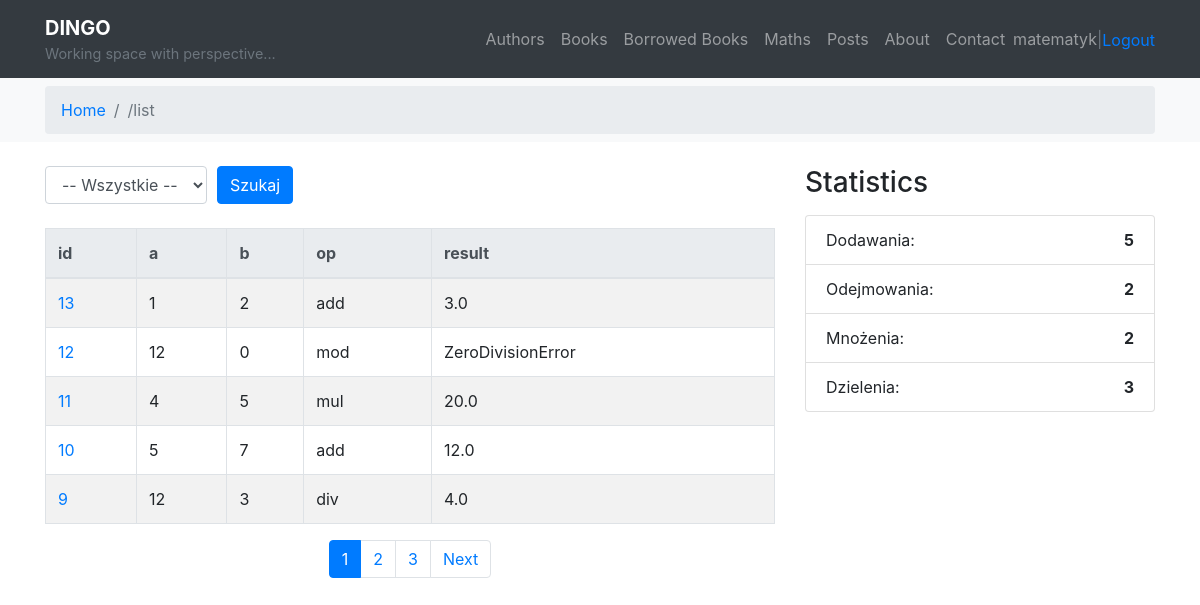
The page /maths/histories/ (signed in) on the database its author committed.
### maths/models.py (models this page shows, shortened)
class Math(models.Model):
    operation = models.CharField(max_length=5, choices=OPERATION_CHOICES)
    a = models.IntegerField()
    b = models.IntegerField()
    created = models.DateTimeField(auto_now_add=True)
    result = models.ForeignKey(
        'maths.Result',
        on_delete=models.CASCADE,
        null=True,
        blank=True
    )
    class Meta:
        ordering = ["-id"]

class Result(models.Model):
    value = models.FloatField(blank=True, null=True, unique=True)
    error = models.CharField(
        max_length=255,
        null=True,
        blank=True,
        unique=True
    )

### maths/views.py (the view)
# urls.py: path('histories/', maths_list, name="list"),
@login_required
def maths_list(request):
    operation = request.GET.get("operation")
    if operation:
        maths = Math.objects.filter(operation=operation)
    else:
        maths = Math.objects.all()
    paginator = Paginator(maths.order_by("-id"), 5)
    page_number = request.GET.get("page")
    maths_page = paginator.get_page(page_number)
    stats = Math.objects.values('operation').annotate(count=Count('id'))
    stats_dict = {op['operation']: op['count'] for op in stats}
    context = {
        "maths": maths_page,
        "current_operation": operation,
        "stats": {
            "add": stats_dict.get("add", 0),
            "sub": stats_dict.get("sub", 0),
            "mul": stats_dict.get("mul", 0),
            "div": stats_dict.get("div", 0),
        }
    }
    return render(request, "maths/list.html", context)

### maths/templates/maths/list.html (shortened to what this page needs)
{% extends "main.html" %}
{% load static %}
{% load bootstrap4 %}
{% block content %}
<div class="row">
    <div class="col-md-8">
        <form method="get" class="form-row align-items-center mb-4">
            <div class="col-auto">
                <select class="form-control" name="operation" id="operation">
                    <option value="">-- Wszystkie --</option>
                </select>
            </div>
            <div class="col-auto">
                <button type="submit" class="btn btn-primary">Szukaj</button>
            </div>
        </form>
        <table class="table table-striped table-bordered">
            <thead class="thead-light">
                <tr>
                    <th>id</th>
                    <th>a</th>
                    <th>b</th>
                    <th>op</th>
                    <th>result</th>
                </tr>
            </thead>
            <tbody>
                {% for m in maths %}
                    <tr>
                        <td><a href="{% url 'maths:details' m.id %}">{{ m.id }}</a></td>
                        <td>{{ m.a }}</td>
                        <td>{{ m.b }}</td>
                        <td>{{ m.operation }}</td>
                        <td>
                            {% if m.result %}
                                {% if m.result.value %}
                                    {{ m.result.value }}
                                {% elif m.result.error %}
                                    {{ m.result.error }}
                                {% endif %}
                            {% else %}
                                <em>brak</em>
                            {% endif %}
                        </td>
                    </tr>
                {% empty %}
                    <tr><td colspan="5">Brak wyników</td></tr>
                {% endfor %}
            </tbody>
        </table>
        {% if maths.has_other_pages %}
            <nav>
                <ul class="pagination justify-content-center">
                    {% for num in maths.paginator.page_range %}
                        <li class="page-item {% if maths.number == num %}active{% endif %}">
                            <a class="page-link" href="?page={{ num }}{% if current_operation %}&operation={{ current_operation }}{% endif %}">{{ num }}</a>
                        </li>
                    {% endfor %}
                    {% if maths.has_next %}
                        <li class="page-item">
                            <a class="page-link" href="?page={{ maths.next_page_number }}{% if current_operation %}&operation={{ current_operation }}{% endif %}">Next</a>
                        </li>
                    {% endif %}
                </ul>
            </nav>
        {% endif %}
    </div>
    <div class="col-md-4">
        <h3 class="mb-3">Statistics</h3>
        <ul class="list-group">
            <li class="list-group-item d-flex justify-content-between">
                <span>Dodawania:</span> <strong>{{ stats.add }}</strong>
            </li>
            <li class="list-group-item d-flex justify-content-between">
                <span>Odejmowania:</span> <strong>{{ stats.sub }}</strong>
            </li>
            <li class="list-group-item d-flex justify-content-between">
                <span>Mnożenia:</span> <strong>{{ stats.mul }}</strong>
            </li>
            <li class="list-group-item d-flex justify-content-between">
                <span>Dzielenia:</span> <strong>{{ stats.div }}</strong>
            </li>
        </ul>
    </div>
</div>
{% endblock %}

### templates/main.html (shortened to what this page needs)
{% load bootstrap4 %}
{% load static %}
<!DOCTYPE html>
<html lang="en">
<head>
    <link rel="stylesheet" href="{% static 'maths/css/style.css' %}">
    {% bootstrap_css %}
</head>
<body>
<nav class="navbar navbar-expand-lg navbar-dark bg-dark">
    <div class="container">
      <a class="navbar-brand" href="{% url 'welcome' %}">
        <div class="d-flex flex-column">
          <strong>DINGO</strong>
          <small class="text-muted" style="font-size: 0.9rem;">Working space with perspective...</small>
        </div>
      </a>
      <div class="collapse navbar-collapse justify-content-end" id="navbarNav">
        <ul class="navbar-nav text-right">
          <li class="nav-item">
            <a class="nav-link" href="{% url 'books:author_list' %}">Authors</a>
          </li>
          <li class="nav-item">
            <a class="nav-link" href="{% url 'books:book_list' %}">Books</a>
          </li>
          <li class="nav-item">
            <a class="nav-link" href="{% url 'books:user_borrows' %}">Borrowed Books</a>
          </li>
          <li class="nav-item">
            <a class="nav-link" href="{% url 'maths:list' %}">Maths</a>
          </li>
          <li class="nav-item">
            <a class="nav-link" href="{% url 'posts:post_list' %}">Posts</a>
          </li>
          <li class="nav-item">
            <a class="nav-link" href="{% url 'about' %}">About</a>
          </li>
          <li class="nav-item">
            <a class="nav-link" href="{% url 'contact' %}">Contact</a>
          </li>
          {% if user.is_authenticated %}
          <li class="nav-item d-flex align-items-center">
            <span class="nav-link p-0">{{ user.username }}</span>
            <span class="nav-item text-muted me-3">|</span>
            <form method="post" action="{% url 'logout' %}" class="m-0">
              <button type="submit" class="btn btn-link p-0" style="border:none; background:none;">Logout</button>
            </form>
          </li>
          {% else %}
            <li class="nav-item">
              <a class="nav-link" href="{% url 'login' %}">Login</a>
            </li>
          {% endif %}
        </ul>
      </div>
    </div>
  </nav>
<nav class="bg-light py-2 px-3 mb-4" aria-label="breadcrumb">
    <div class="container">
        <ol class="breadcrumb mb-0">
            <li class="breadcrumb-item"><a href="{% url 'welcome' %}">Home</a></li>
            {% if request.resolver_match.url_name != "welcome" %}
                <li class="breadcrumb-item active" aria-current="page">
                    /{{ request.resolver_match.url_name }}
                </li>
            {% endif %}
        </ol>
    </div>
</nav>
<div class="container">
    {% block content %}{% endblock %}
</div>
</body>
</html>

### rows shown on the page
Math: id "13", a "1", b "2", operation "add", result.value "3.0"
Math: id "12", a "12", b "0", operation "mod", result.error "ZeroDivisionError"
Math: id "11", a "4", b "5", operation "mul", result.value "20.0"
Math: id "10", a "5", b "7", operation "add", result.value "12.0"
Math: id "9", a "12", b "3", operation "div", result.value "4.0"

### other values the page prints
{{ user.username }} "matematyk"
{{ request.resolver_match.url_name }} "list"
{{ num }} "1" "2" "3"
{{ stats.add }} "5"
{{ stats.sub }} "2"
{{ stats.mul }} "2"
{{ stats.div }} "3"
